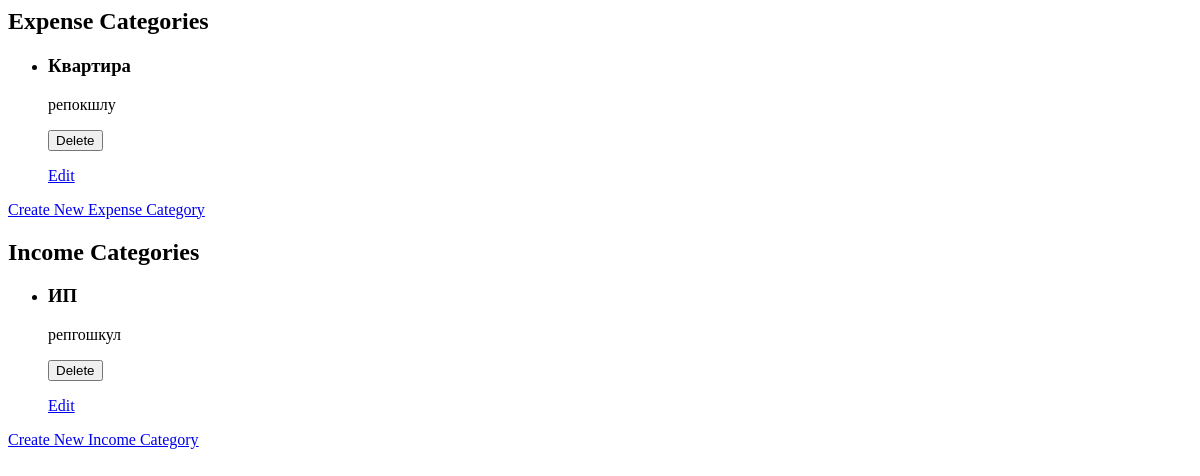
Page /categories/ on the earlier database version.
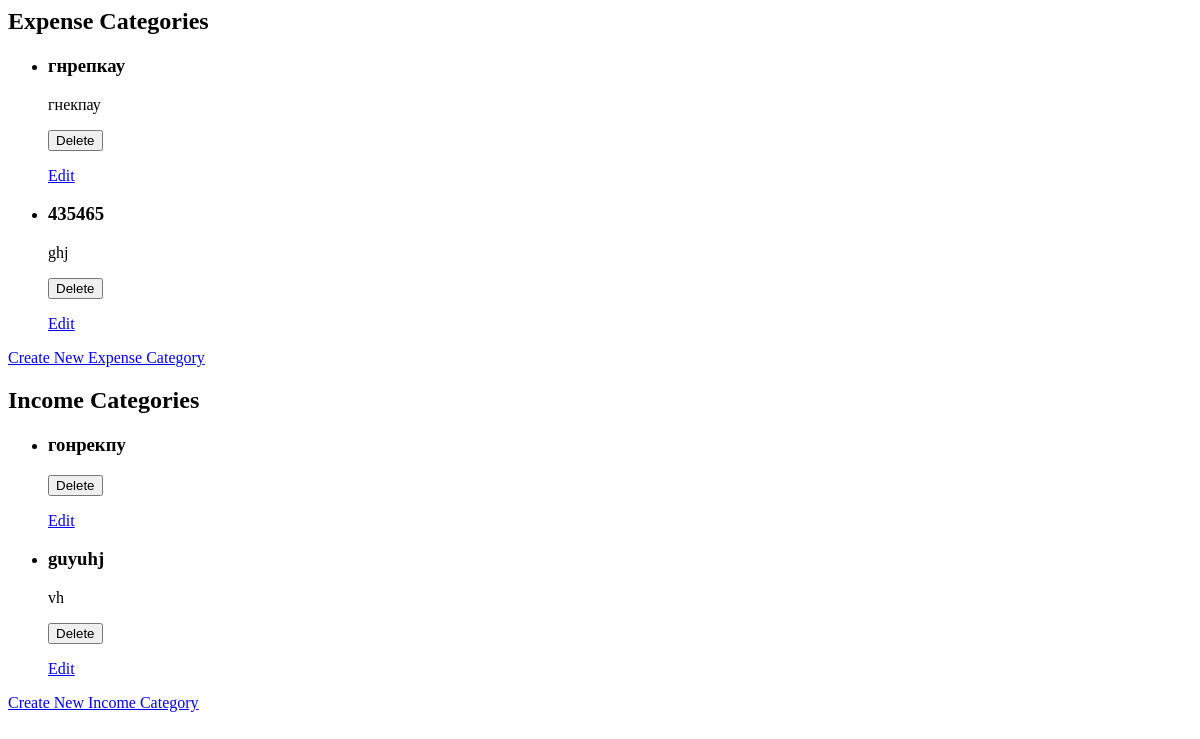
Same page on the later database version.
### categories/models.py (models this page shows, shortened)
class ExpenseCategory(models.Model):
    category_id = models.AutoField(primary_key=True)
    name = models.CharField(max_length=100)
    description = models.TextField(blank=True)

class IncomeCategory(models.Model):
    category_id = models.AutoField(primary_key=True)
    name = models.CharField(max_length=100)
    description = models.TextField(blank=True)

### categories/views.py (the view)
# urls.py: path('', category_list, name='category_list'),
def category_list(request):
    expense_categories = ExpenseCategory.objects.all()
    income_categories = IncomeCategory.objects.all()
    return render(request, 'categories/category_list.html', {'expense_categories': expense_categories, 'income_categories': income_categories})

### categories/templates/categories/category_list.html (shortened to what this page needs)
<h2>Expense Categories</h2>
<ul>
  {% for category in expense_categories %}
    <li>
      <h3>{{ category.name }}</h3>
      <p>{{ category.description }}</p>
      <form method="POST" action="{% url 'expense_category_delete' category.category_id %}">
        <button type="submit">Delete</button>
      </form>
      <a href="{% url 'expense_category_update' category.category_id %}">Edit</a>
    </li>
  {% empty %}
    <li>No expense categories available.</li>
  {% endfor %}
</ul>
<a href="{% url 'expense_category_create' %}">Create New Expense Category</a>
<h2>Income Categories</h2>
<ul>
  {% for category in income_categories %}
    <li>
      <h3>{{ category.name }}</h3>
      <p>{{ category.description }}</p>
      <form method="POST" action="{% url 'income_category_delete' category.category_id %}">
        <button type="submit">Delete</button>
      </form>
      <a href="{% url 'income_category_update' category.category_id %}">Edit</a>
    </li>
  {% empty %}
    <li>No income categories available.</li>
  {% endfor %}
</ul>
<a href="{% url 'income_category_create' %}">Create New Income Category</a>

Differences in the rows shown:
removed ExpenseCategory: name "Квартира", description "репокшлу"
added ExpenseCategory: name "гнрепкау", description "гнекпау"
added ExpenseCategory: name "435465", description "ghj"
changed IncomeCategory: name "ИП" → "гонрекпу"; description "репгошкул" → (not shown)
added IncomeCategory: name "guyuhj", description "vh"
